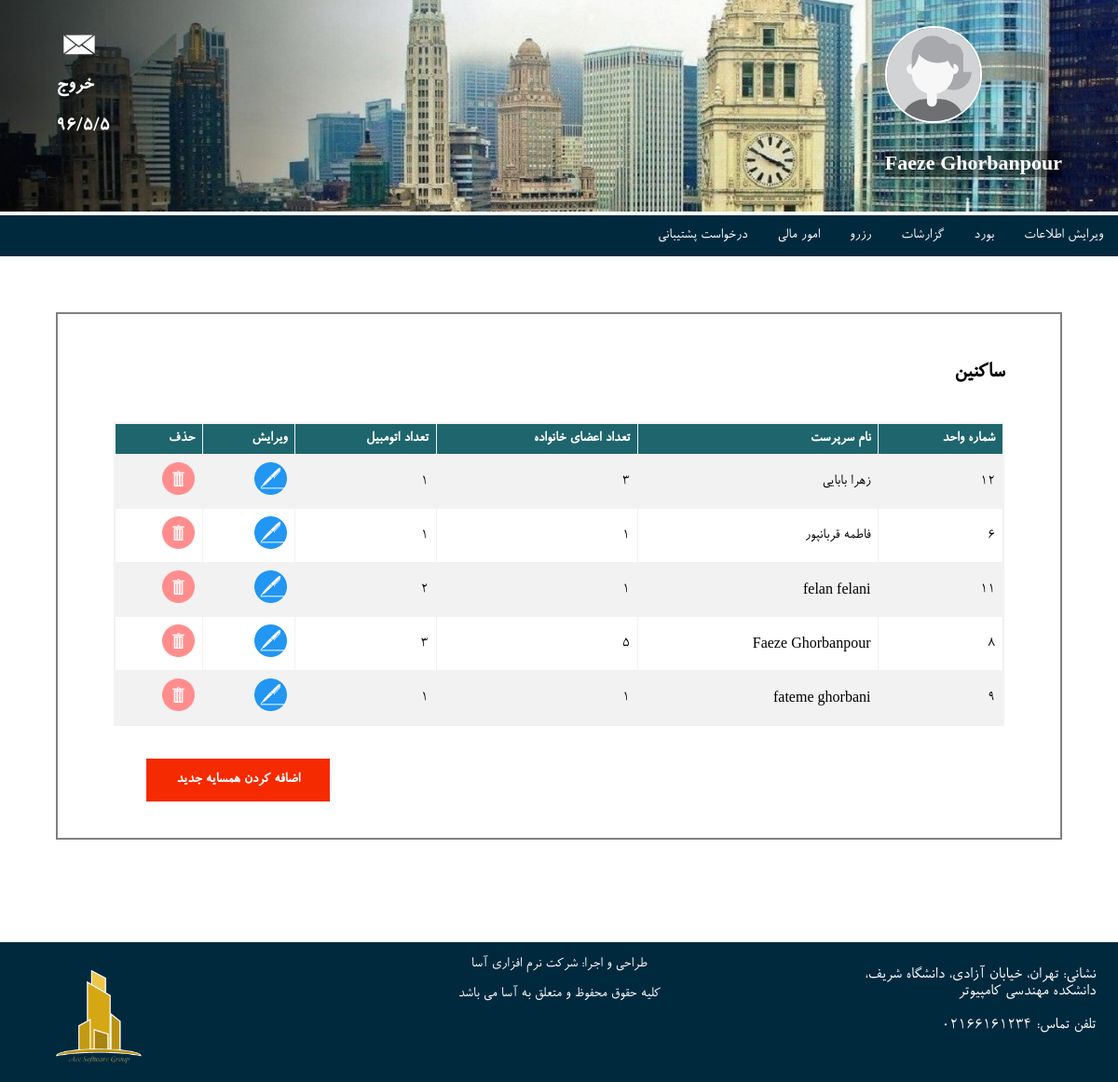
/manager/edit_neighbours/ (signed in), run on an earlier commit of the app's database.
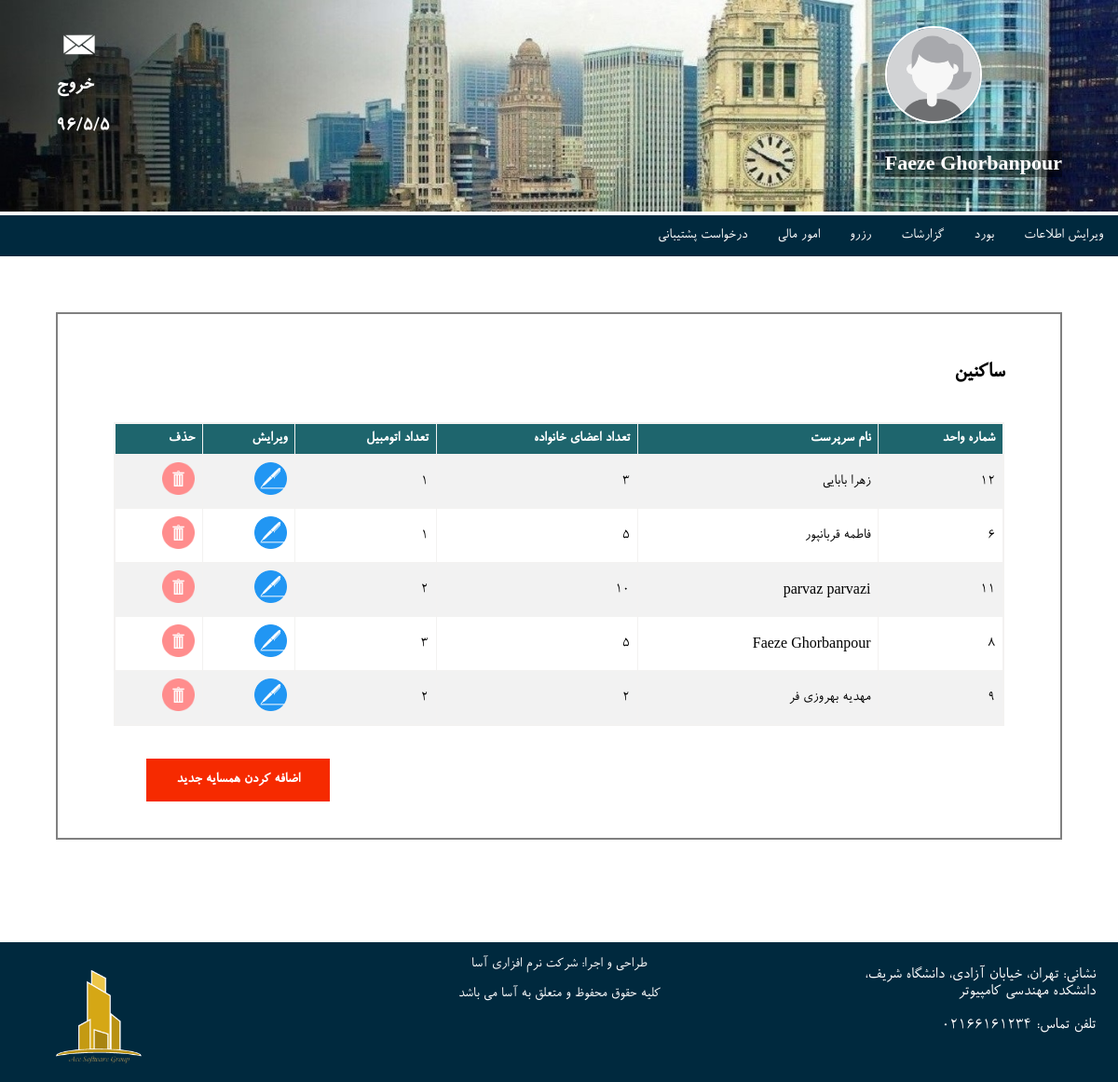
And on a later commit of the database.
### Resident/models.py (models this page shows, shortened)
class Resident(models.Model):
    member = models.OneToOneField(Member)
    member_count = models.IntegerField()
    car_count = models.IntegerField()
    unit = models.OneToOneField(Unit)

### MyUser/models.py (models this page shows, shortened)
class Member(models.Model):
    user = models.OneToOneField(User)
    phone_number = models.CharField(max_length=12)
    image = models.FileField(upload_to='static/images/profile_picture',
                              default='../static/images/user_profile_female.jpg')

### MySite/models.py (models this page shows, shortened)
class Unit(models.Model):
    area = models.IntegerField()
    block = models.ForeignKey('Block')

### Manager/views.py (the view)
@login_required
def edit_neighbours(request):
    complex = request.user.member.manager.complex
    neighbours = Resident.objects.filter(unit__block__complex=complex)
    return render(request, 'manager/editNeighbours.html', {'neighbours': neighbours})

### Manager/templates/manager/editNeighbours.html (shortened to what this page needs)
{% extends 'manager/managerBase.html' %}
{% block css %}<link rel="stylesheet" type="text/css" href="../../../static/css/reqStyles.css"/>{% endblock %}
{% block content %}
<div class="main">
    <h5>ساکنین</h5>
    <table class="tbl" border="O" align="center">
        <tr>
            <th>حذف</th>
            <th>ویرایش</th>
            <th>تعداد اتومبیل</th>
            <th>تعداد اعضای خانواده</th>
            <th>نام سرپرست</th>
            <th> شماره واحد</th>
        </tr>
        {% for neighbour in neighbours %}
        <tr>
            {% load static %}
            <td><a href="{% url 'site:manager:deleteNeighbour' neighbour.id %}"><img
                    src="{% static "images/delete.png" %}" class="linkImg"></a></td>
            <td><a href="{% url 'site:manager:editN' neighbour.id %}"><img src="{% static "images/edit.jpg" %}" class="linkImg"></a>
            </td>
            <td>{{ neighbour.car_count }}</td>
            <td>{{ neighbour.member_count }}</td>
            <td>{{ neighbour.member.user.first_name }} {{ neighbour.member.user.last_name }}</td>
            <td>{{ neighbour.unit.id }}</td>
        </tr>
        {% endfor %}
    </table>
    <a type="button" class="btn" style="color:white; font-weight: bold;" href="{% url 'site:manager:addNeighbour' %}">اضافه
        کردن همسایه جدید</a>
</div>
{% endblock %}

### Manager/templates/manager/managerBase.html (shortened to what this page needs)
<!DOCTYPE html>
<html lang="en">
<head>
    {% load static %}
    {% block css %}{% endblock %}
</head>
<body>
<div class="container">
    <img class="cover" src="../../../static/images/test.jpg">
    <div class="topright"><img class="img-circle" src="../../../static/images/user_profile_female.jpg">
        <p class="highlighted"> {{ user.get_full_name }}</p></div>
    <div class="topleft" style="display:grid; z-index:5">
        <a href="{% url 'site:manager:select_contact'%}"><img src="../../../static/images/message.png"
                                                              style="height:50px;width:50px;"/></a>
        <a href="/logout/">خروج</a>
        <p>96/5/5</p>
    </div>
</div>
<div class="menu">
    <ul>
        <li class="dropdown">
            <a href="javascript:void(0)" class="dropbtn">ویرایش اطلاعات</a>
        </li>
        <li class="dropdown">
            <a href="javascript:void(0)" class="dropbtn">بورد</a>
        </li>
        <li class="dropdown">
            <a href="javascript:void(0)" class="dropbtn">گزارشات</a>
        </li>
        <li class="dropdown">
            <a href="javascript:void(0)" class="dropbtn">رزرو</a>
        </li>
        <li class="dropdown">
            <a href="javascript:void(0)" class="dropbtn">امور مالی</a>
        </li>
        <a href="{% url 'site:manager:requests'%}" class="notDropdown">درخواست پشتیبانی</a>
    </ul>
</div>
{% block content %}
{% endblock %}
<div id="footer">
    <div class="address">
        <p>نشانی: تهران، خیابان آزادی، دانشگاه شریف، دانشکده مهندسی کامپیوتر</p>
        <p>تلفن تماس: 02166161234</p>
    </div>
    <p class="footer-block">طراحی و اجرا: شرکت نرم افزاری آسا</p>
    <p class="foot">کلیه حقوق محفوظ و متعلق به آسا می باشد</p>
    <div ><img class="logo" src="../../../static/images/LOGO.png"></div>
</div>
</body>
</html>

### static/css/reqStyles.css (style rules this page uses)
.img-circle { border-radius: 50%; max-width: 100px; height: auto; position: relative; border: solid white 2px; }
.cover { max-height: 100%; max-width: 100%; position: relative; }
.container { position: relative; }
.topleft { position: absolute; top: 10%; left: 5%; font-family: brandon; text-align: left; font-size: 22px; color: white; font-weight: bold; }
.topleft a { display: inline-block; color: white; padding: 0px; text-decoration: none; }
.topright { position: absolute; top: 12%; right: 5%; font-size: 22px; font-family: brandon; color: white; font-weight: bold; }
.topright p { padding: 0; }
.menu { text-align : right; font-family: brandon; }
ul { list-style-type: none; margin: 0; padding: 0; overflow: hidden; background-color: #00293E; }
li { float: right; }
.notDropdown { float: right; display: inline-block; color: white; text-align: center; padding: 14px 16px; text-decoration: none; }
li a, .dropbtn { display: inline-block; color: white; text-align: center; padding: 14px 16px; text-decoration: none; }
li.dropdown { display: inline-block; }
.main { padding: 5%; padding-top: 1%; padding-bottom: 10%; margin: 5%; border: solid 2px; border-color: gray; font-family: brandon; text-align: right; }
.main h5 { font-size: 24px; }
table { margin-top: 30px; border-collapse: collapse; width: 100%; border: solid 2px; border-color: #F3F2F1; }
th, td { text-align: right; padding: 8px; }
tr:nth-child(even) { background-color: #f2f2f2 }
th { background-color: #1E656D; color: white; }
.linkImg { width: 35px }
.btn { background-color:#F62A00; border: none; padding: 15px 32px; text-align: center; text-decoration: none; display: inline-block; font-size: 16px; float: left; margin: 35px; font-family: brandon; }
.btn { color: white; }

What changed in the data, as far as the page shows it:
removed Resident: car_count "1", member_count "1", member.user.first_name "فاطمه", member.user.last_name "قربانپور", unit.id "6"
removed Resident: car_count "2", member_count "1", member.user.first_name "felan", member.user.last_name "felani", unit.id "11"
removed Resident: car_count "1", member_count "1", member.user.first_name "fateme", member.user.last_name "ghorbani", unit.id "9"
added Resident: car_count "1", member_count "5", member.user.first_name "فاطمه", member.user.last_name "قربانپور", unit.id "6"
added Resident: car_count "2", member_count "10", member.user.first_name "parvaz", member.user.last_name "parvazi", unit.id "11"
added Resident: car_count "2", member_count "2", member.user.first_name "مهدیه", member.user.last_name "بهروزی فر", unit.id "9"
